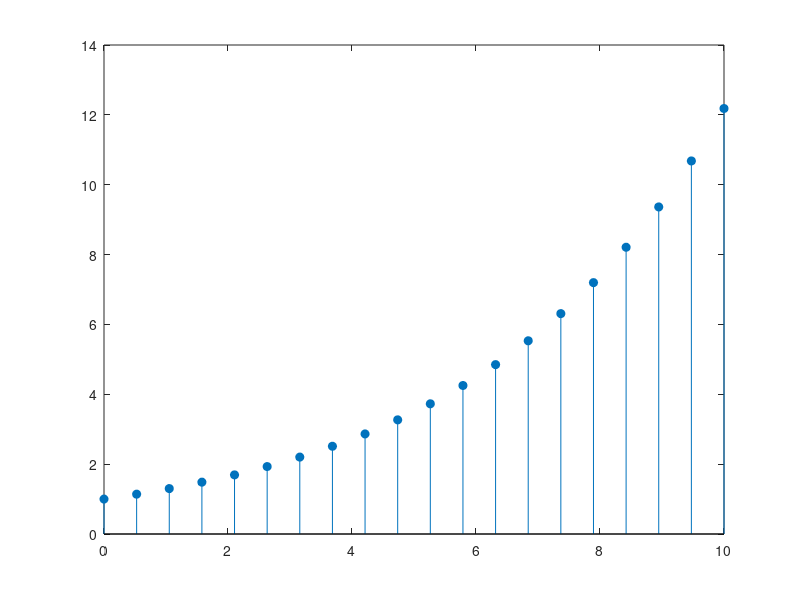
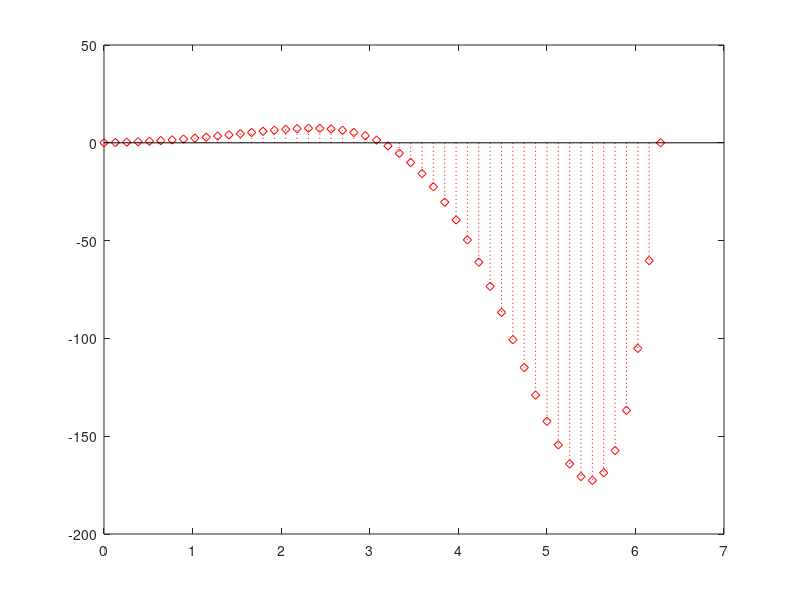
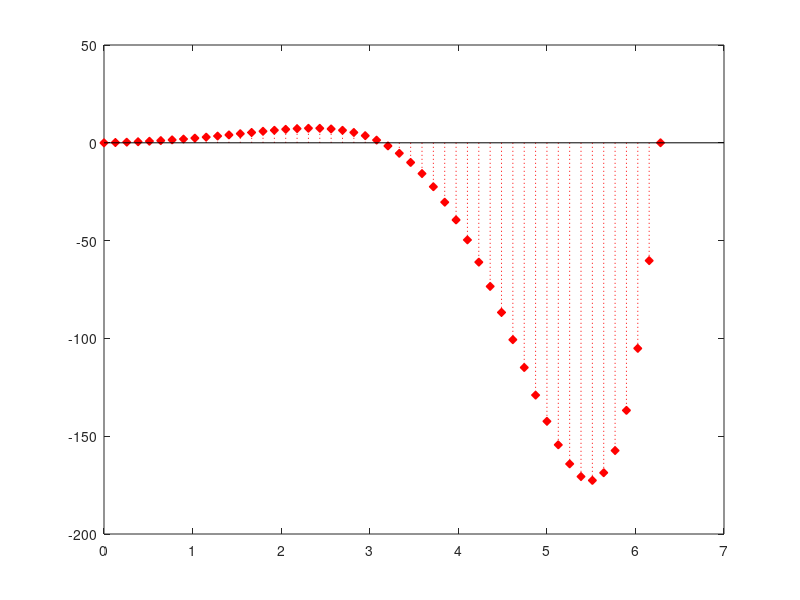
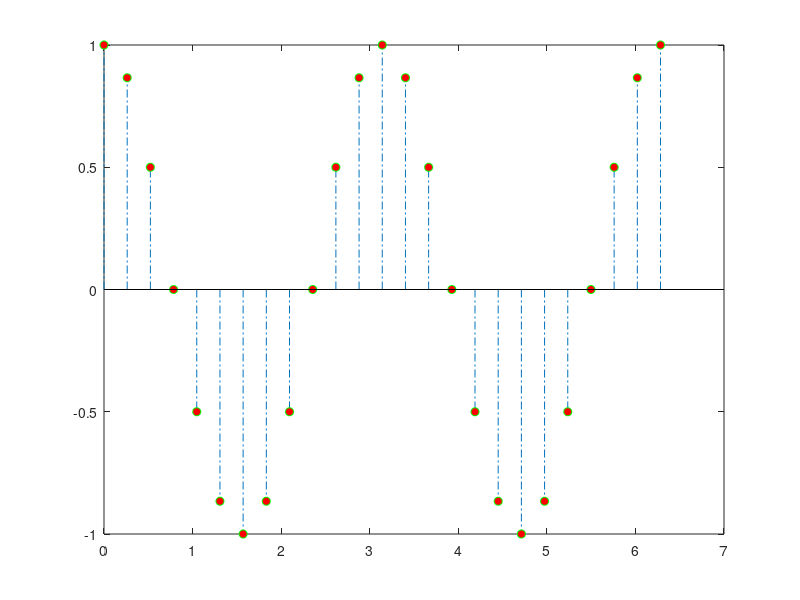

The MATLAB source for these figures, in order:
%=============================================================================
% Copyright (c) 2016-present Allan CORNET (Nelson)
%=============================================================================
% This file is part of Nelson.
%=============================================================================
% LICENCE_BLOCK_BEGIN
% SPDX-License-Identifier: LGPL-3.0-or-later
% LICENCE_BLOCK_END
%=============================================================================
% <--ADV-CLI MODE-->
%=============================================================================
f = figure();
X = linspace(0, 10, 20)';
Y = (exp(0.25*X));
h = stem(X, Y, 'filled');
%=============================================================================
f = figure();
X = linspace(0, 2 * pi, 50)';
Y = (exp(X).*sin(X));
h = stem(X, Y, ':diamondr');
%=============================================================================
f = figure();
X = linspace(0, 2 * pi, 50)';
Y = (exp(X).*sin(X));
h = stem(X, Y, ':diamondr', 'filled');
%=============================================================================
f = figure();
X = linspace(0, 2 * pi, 25)';
Y = (cos(2*X));
h = stem(X, Y, 'LineStyle','-.', 'MarkerFaceColor', 'red', 'MarkerEdgeColor', 'green');
%=============================================================================
